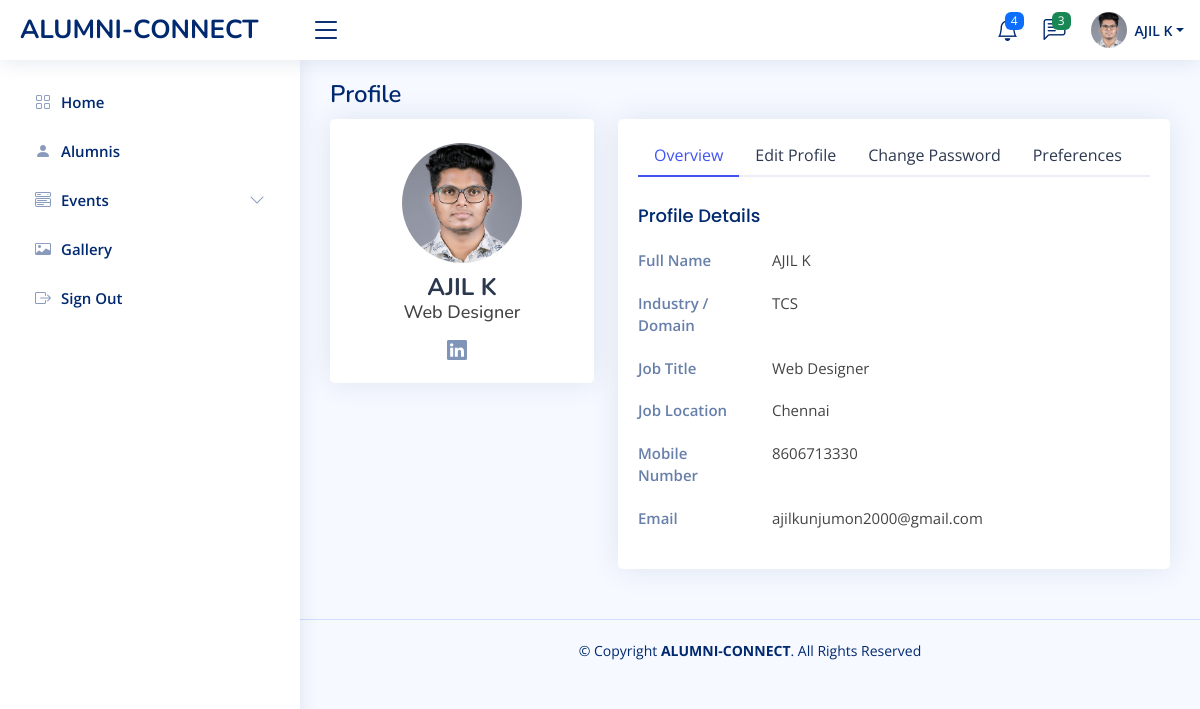
The app's page /alumnis/alumniProfile/ (signed in) with its own data.
### alumnis/models.py (models this page shows)
class AlumniProPic(models.Model):
  proPic = models.ImageField(upload_to='alumniProPic/')
  email = models.CharField(max_length=255,primary_key=True, default="")

class Alumnis(models.Model):
  fname = models.CharField(max_length=255,default="")
  lname = models.CharField(max_length=255,default="")
  email = models.CharField(max_length=255,primary_key=True)
  branch = models.CharField(max_length=255,default="")
  yoa = models.IntegerField(default=0)
  mobile = models.IntegerField(default=0)
  password = models.CharField(max_length=255)
  otp = models.IntegerField(default=0)
  verified = models.IntegerField(default=0)
  profile = models.IntegerField(default=0)

class AlumniProfile(models.Model):
  email = models.CharField(max_length=255,primary_key=True)
  specialization = models.CharField(max_length=255,default="")
  linkedID = models.CharField(max_length=255,default="")
  industry = models.CharField(max_length=255,default="")
  position = models.CharField(max_length=255,default="")
  location = models.CharField(max_length=255,default="")
  gf = models.IntegerField(default=0)
  cs = models.IntegerField(default=0)
  fi = models.IntegerField(default=0)
  research = models.IntegerField(default=0)
  fdp = models.IntegerField(default=0)
  mdp = models.IntegerField(default=0)
  iv = models.IntegerField(default=0)
  buddySys = models.IntegerField(default=0)
  consulting = models.IntegerField(default=0)
  sip = models.IntegerField(default=0)
  placements = models.IntegerField(default=0)
  ic = models.IntegerField(default=0)
  lps = models.IntegerField(default=0)
  csr = models.IntegerField(default=0)
  ssp = models.IntegerField(default=0)
  se = models.IntegerField(default=0)

### alumnis/views.py (the view)
# urls.py: path('alumniProfile/', views.alumniProfile, name='alumniProfile'),
def alumniProfile(request):
  if 'email' in request.session:
    a=request.session.get('email')
    pic = AlumniProPic.objects.filter(email=a).values()
    user = Alumnis.objects.filter(email=a).values()
    alumniDetails = AlumniProfile.objects.filter(email=a).values()
    template = loader.get_template('alumniProfile.html')
    context = {
    'myalumnis': user,'details':alumniDetails,'pic' : pic,
  }
    return HttpResponse(template.render(context, request))
  else:
    return redirect('index')

### alumnis/templates/alumniProfile.html (shortened to what this page needs)
<!DOCTYPE html>
<html lang="en">
<head>
    {% load static %}
  <link href="{% static 'assets2/vendor/bootstrap/css/bootstrap.min.css' %}" rel="stylesheet">
  <link href="{% static 'assets2/vendor/bootstrap-icons/bootstrap-icons.css' %}" rel="stylesheet">
  <link href="{% static 'assets2/vendor/boxicons/css/boxicons.min.css' %}" rel="stylesheet">
  <link href="{% static 'assets2/vendor/quill/quill.snow.css' %}" rel="stylesheet">
  <link href="{% static 'assets2/vendor/quill/quill.bubble.css' %}" rel="stylesheet">
  <link href="{% static 'assets2/vendor/remixicon/remixicon.css' %}" rel="stylesheet">
  <link href="{% static 'assets2/vendor/simple-datatables/style.css' %}" rel="stylesheet">
  <link href="{% static 'assets2/css/style.css' %}" rel="stylesheet">
</head>
<body>
    {% include 'alumniHeader.html' %}
    {% include 'alumniSidebar.html' %}
  <main id="main" class="main">
    <div class="pagetitle">
      <h1>Profile</h1>
    </div>
    <section class="section profile">
      <div class="row">
        <div class="col-xl-4">
          <div class="card">
            <div class="card-body profile-card pt-4 d-flex flex-column align-items-center">
              {% if pic.0.proPic %}
                <img src="{% static 'media/' %}{{ pic.0.proPic }}"  alt="Profile" class="rounded-circle">
              {% else %}
                <img src="{% static 'assets2/img/profile-img.jpg' %}" alt="Profile" class="rounded-circle">
              {% endif %}
              <h2>{{ myalumnis.0.fname }} {{ myalumnis.0.lname }}</h2>
              <h3>{{ details.0.position }}</h3>
              <div class="social-links mt-2">
                <a href="{{ details.0.linkedID }}" target="_blank" class="linkedin"><i class="bi bi-linkedin"></i></a>
              </div>
            </div>
          </div>
        </div>
        <div class="col-xl-8">
          <div class="card">
            <div class="card-body pt-3">
              <ul class="nav nav-tabs nav-tabs-bordered">
                <li class="nav-item">
                  <button class="nav-link active" data-bs-toggle="tab" data-bs-target="#profile-overview">Overview</button>
                </li>
                <li class="nav-item">
                  <button class="nav-link" data-bs-toggle="tab" data-bs-target="#profile-edit">Edit Profile</button>
                </li>
                <li class="nav-item">
                  <button class="nav-link" data-bs-toggle="tab" data-bs-target="#profile-change-password">Change Password</button>
                </li>
                <li class="nav-item">
                  <button class="nav-link" data-bs-toggle="tab" data-bs-target="#profile-settings">Preferences</button>
                </li>
              </ul>
              <div class="tab-content pt-2">
                <div class="tab-pane fade show active profile-overview" id="profile-overview">
                  <h5 class="card-title">Profile Details</h5>
                  <div class="row">
                    <div class="col-lg-3 col-md-4 label ">Full Name</div>
                    <div class="col-lg-9 col-md-8">{{ myalumnis.0.fname }} {{ myalumnis.0.lname }}</div>
                  </div>
                  <div class="row">
                    <div class="col-lg-3 col-md-4 label">Industry / Domain</div>
                    <div class="col-lg-9 col-md-8">{{ details.0.industry }}</div>
                  </div>
                  <div class="row">
                    <div class="col-lg-3 col-md-4 label">Job Title</div>
                    <div class="col-lg-9 col-md-8">{{ details.0.position }}</div>
                  </div>
                  <div class="row">
                    <div class="col-lg-3 col-md-4 label">Job Location</div>
                    <div class="col-lg-9 col-md-8">{{ details.0.location }}</div>
                  </div>
                  <div class="row">
                    <div class="col-lg-3 col-md-4 label">Mobile Number</div>
                    <div class="col-lg-9 col-md-8">{{ myalumnis.0.mobile }}</div>
                  </div>
                  <div class="row">
                    <div class="col-lg-3 col-md-4 label">Email</div>
                    <div class="col-lg-9 col-md-8">{{ myalumnis.0.email }}</div>
                  </div>
                </div>
              </div>
            </div>
          </div>
        </div>
      </div>
    </section>
  </main>
  <footer id="footer" class="footer">
    <div class="copyright">
      &copy; Copyright <strong><span>ALUMNI-CONNECT</span></strong>. All Rights Reserved
    </div>
  </footer>
</body>
</html>

### alumnis/templates/alumniHeader.html (shortened to what this page needs)
{% load static %}
<header id="header" class="header fixed-top d-flex align-items-center">
    <div class="d-flex align-items-center justify-content-between">
      <a href="../" class="logo d-flex align-items-center">
        <span class="d-none d-lg-block">ALUMNI-CONNECT</span>
      </a>
      <i class="bi bi-list toggle-sidebar-btn"></i>
    </div>
    <nav class="header-nav ms-auto">
      <ul class="d-flex align-items-center">
        <li class="nav-item dropdown">
          <a class="nav-link nav-icon" href="#" data-bs-toggle="dropdown">
            <i class="bi bi-bell"></i>
            <span class="badge bg-primary badge-number">4</span>
          </a>
        </li>
        <li class="nav-item dropdown">
          <a class="nav-link nav-icon" href="#" data-bs-toggle="dropdown">
            <i class="bi bi-chat-left-text"></i>
            <span class="badge bg-success badge-number">3</span>
          </a>
        </li>
        <li class="nav-item dropdown pe-3">
          <a class="nav-link nav-profile d-flex align-items-center pe-0" href="#" data-bs-toggle="dropdown">
            {% if pic.0.proPic %}
              <img src="{% static 'media/' %}{{ pic.0.proPic }}"  alt="Profile" class="rounded-circle">
            {% else %}
              <img src="{% static 'assets2/img/profile-img.jpg' %}" alt="Profile" class="rounded-circle">
            {% endif %}
            <span class="d-none d-md-block dropdown-toggle ps-2">{{ myalumnis.0.fname }} {{ myalumnis.0.lname }}</span>
          </a>
        </li>
      </ul>
    </nav>
  </header>

### alumnis/static/assets2/css/style.css (style rules this page uses)
:root { scroll-behavior: smooth; }
body { font-family: "Open Sans", sans-serif; background: #f6f9ff; color: #444444; }
a { color: #4154f1; text-decoration: none; }
h1, h2, h3, h4, h5, h6 { font-family: "Nunito", sans-serif; }
#main { margin-top: 60px; padding: 20px 30px; transition: all 0.3s; }
.pagetitle { margin-bottom: 10px; }
.pagetitle h1 { font-size: 24px; margin-bottom: 0; font-weight: 600; color: #012970; }
.card { margin-bottom: 30px; border: none; border-radius: 5px; box-shadow: 0px 0 30px rgba(1, 41, 112, 0.1); }
.card-title { padding: 20px 0 15px 0; font-size: 18px; font-weight: 500; color: #012970; font-family: "Poppins", sans-serif; }
.card-body { padding: 0 20px 20px 20px; }
.nav-tabs-bordered { border-bottom: 2px solid #ebeef4; }
.nav-tabs-bordered .nav-link { margin-bottom: -2px; border: none; color: #2c384e; }
.nav-tabs-bordered .nav-link.active { background-color: #fff; color: #4154f1; border-bottom: 2px solid #4154f1; }
.logo { line-height: 1; }
@media (min-width: 1200px) { .logo { width: 280px; } }
.logo span { font-size: 26px; font-weight: 700; color: #012970; font-family: "Nunito", sans-serif; }
.header { transition: all 0.5s; z-index: 997; height: 60px; box-shadow: 0px 2px 20px rgba(1, 41, 112, 0.1); background-color: #fff; padding-left: 20px; }
.header .toggle-sidebar-btn { font-size: 32px; padding-left: 10px; cursor: pointer; color: #012970; }
.header-nav ul { list-style: none; }
.header-nav>ul { margin: 0; padding: 0; }
.header-nav .nav-icon { font-size: 22px; color: #012970; margin-right: 25px; position: relative; }
.header-nav .nav-profile { color: #012970; }
.header-nav .nav-profile img { max-height: 36px; }
.header-nav .nav-profile span { font-size: 14px; font-weight: 600; }
.header-nav .badge-number { position: absolute; inset: -2px -5px auto auto; font-weight: normal; font-size: 12px; padding: 3px 6px; }
@media (min-width: 1200px) { #main, #footer { margin-left: 300px; } }
.profile .profile-card img { max-width: 120px; }
.profile .profile-card h2 { font-size: 24px; font-weight: 700; color: #2c384e; margin: 10px 0 0 0; }
.profile .profile-card h3 { font-size: 18px; }
.profile .profile-card .social-links a { font-size: 20px; display: inline-block; color: rgba(1, 41, 112, 0.5); line-height: 0; margin-right: 10px; transition: 0.3s; }
.profile .profile-overview .row { margin-bottom: 20px; font-size: 15px; }
.profile .profile-overview .card-title { color: #012970; }
.profile .profile-overview .label { font-weight: 600; color: rgba(1, 41, 112, 0.6); }
.footer { padding: 20px 0; font-size: 14px; transition: all 0.3s; border-top: 1px solid #cddfff; }
.footer .copyright { text-align: center; color: #012970; }

### records on screen
AlumniProPic: proPic (picture)
Alumnis: fname "AJIL", email "ajilkunjumon2000@gmail.com"
AlumniProfile: position "Web Designer", industry "TCS", location "Chennai"

### other values on screen
{{ myalumnis.0.lname }} "K"
{{ myalumnis.0.mobile }} "8606713330"
